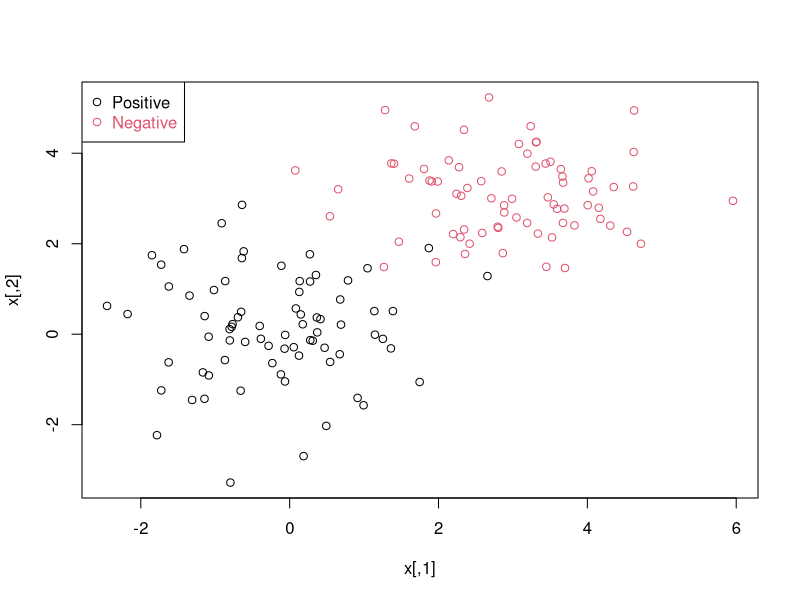
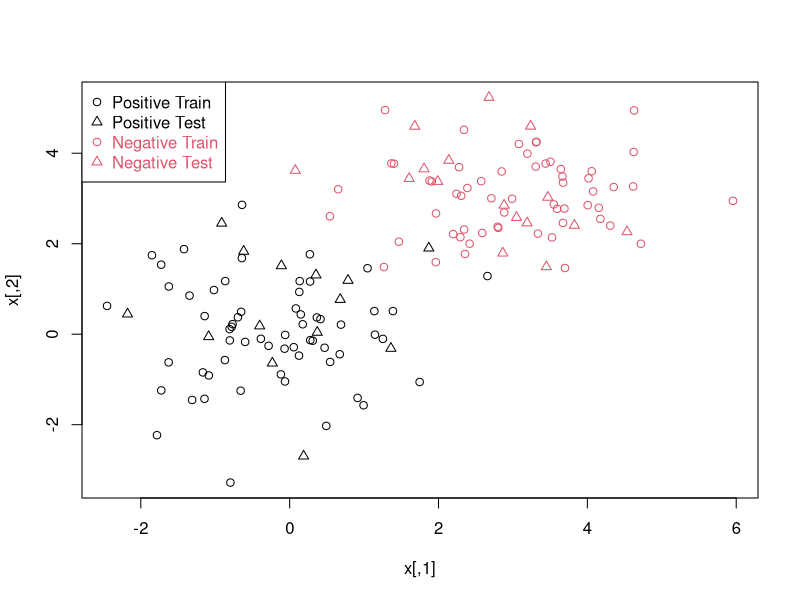

R code for these plots, in order:
#svm labs 1-2
#Sebastian Castillo-Sanchez
library(e1071)
library(rpart)

#svm lab 1
#this generates data that could be used for svm
n <- 150 # number of data points
p <- 2 # dimension
sigma <- 1 # variance of the distribution
meanpos <- 0 # centre of the distribution of positive examples
meanneg <- 3 # centre of the distribution of negative examples
npos <- round(n/2) # number of positive examples
nneg <- n-npos # number of negative examples
# Generate the positive and negative examples
xpos <- matrix(rnorm(npos*p,mean=meanpos,sd=sigma),npos,p)
xneg <- matrix(rnorm(nneg*p,mean=meanneg,sd=sigma),npos,p)
x <- rbind(xpos,xneg)
# Generate the labels
y <- matrix(c(rep(1,npos),rep(-1,nneg)))
# Visualize the data
plot(x,col=ifelse(y>0,1,2))
legend("topleft",c('Positive','Negative'),col=seq(2),pch=1,text.col=seq(2))
#
ntrain <- round(n*0.8) # number of training examples
tindex <- sample(n,ntrain) # indices of training samples
xtrain <- x[tindex,]
xtest <- x[-tindex,]
ytrain <- y[tindex]
ytest <- y[-tindex]
istrain=rep(0,n)
istrain[tindex]=1
plot(x,col=ifelse(y>0,1,2),pch=ifelse(istrain==1,1,2)) #plot 
legend("topleft",c('Positive Train','Positive Test','Negative Train','Negative Test'),col=c(1,1,2,2), pch=c(1,2,1,2), text.col=c(1,1,2,2))

#svm lab 2
data(Ozone, package="mlbench") #load data
index <- 1:nrow(Ozone) #split into train/test
testindex <- sample(index, trunc(length(index)/3))
testset <- na.omit(Ozone[testindex,-3])
trainset <- na.omit(Ozone[-testindex,-3])
svm.model <- svm(V4 ~ ., data = trainset, cost = 1000, gamma = 0.0001) #perform svm model
svm.pred <- predict(svm.model, testset[,-3])
crossprod(svm.pred - testset[,3]) / length(testindex)
